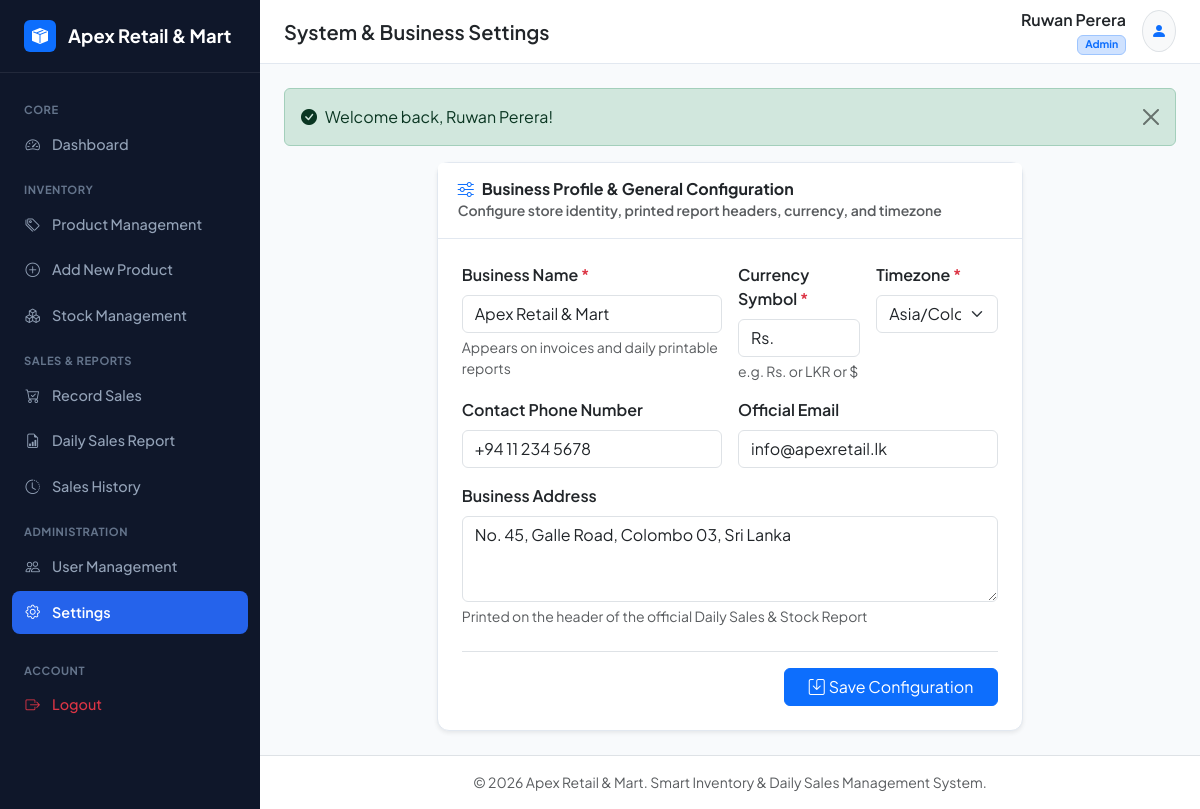
Page /xampp-package/settings.php (signed in) on the committed database.
### tables this page shows
CREATE TABLE `settings` (
  `id` INT UNSIGNED AUTO_INCREMENT PRIMARY KEY,
  `business_name` VARCHAR(150) NOT NULL DEFAULT 'Apex Retail & Mart',
  `currency` VARCHAR(20) NOT NULL DEFAULT 'Rs.',
  `timezone` VARCHAR(50) NOT NULL DEFAULT 'Asia/Colombo',
  `business_address` TEXT DEFAULT 'No. 45, Galle Road, Colombo 03, Sri Lanka',
  `contact_number` VARCHAR(50) DEFAULT '+94 11 234 5678',
  `email` VARCHAR(100) DEFAULT 'info@apexretail.lk',
  `updated_at` TIMESTAMP DEFAULT CURRENT_TIMESTAMP ON UPDATE CURRENT_TIMESTAMP
);

### xampp-package/config/database.php (called while the page is built, shortened)
<?php
try {
    $dsn = "mysql:host=" . DB_HOST . ";dbname=" . DB_NAME . ";charset=" . DB_CHARSET;
    $options = [
        PDO::ATTR_ERRMODE            => PDO::ERRMODE_EXCEPTION,
        PDO::ATTR_DEFAULT_FETCH_MODE => PDO::FETCH_ASSOC,
        PDO::ATTR_EMULATE_PREPARES   => false,
    ];
    $pdo = new PDO($dsn, DB_USER, DB_PASS, $options);
} catch (PDOException $e) {
    die("Database Connection Error: Could not connect to the database. " . $e->getMessage());
}
try {
    $stmt = $pdo->query("SELECT * FROM settings WHERE id = 1 LIMIT 1");
    $app_settings = $stmt->fetch();
} catch (Exception $e) {
    date_default_timezone_set('Asia/Colombo');
    $app_settings = [
        'business_name' => 'Apex Retail & Mart',
        'currency' => 'Rs.',
        'timezone' => 'Asia/Colombo',
        'business_address' => 'Colombo, Sri Lanka',
        'contact_number' => '+94 11 234 5678',
        'email' => 'info@apexretail.lk'
    ];
}
?>

### xampp-package/settings.php (the view, shortened to what this page needs)
<?php
require_once __DIR__ . '/includes/header.php';
$stmt = $pdo->query("SELECT * FROM settings WHERE id = 1 LIMIT 1");
$current_settings = $stmt->fetch() ?: $app_settings;
?>
<div class="row justify-content-center">
  <div class="col-12 col-lg-8">
    <div class="card shadow-sm">
      <div class="card-header bg-white py-3">
        <h6 class="mb-0 fw-bold"><i class="bi bi-sliders text-primary me-2"></i>Business Profile &amp; General Configuration</h6>
        <span class="text-muted small">Configure store identity, printed report headers, currency, and timezone</span>
      </div>
      <div class="card-body p-4">
        <form method="POST" action="settings.php">
          <div class="row g-3">
            <div class="col-12 col-md-6">
              <label class="form-label fw-semibold">Business Name <span class="text-danger">*</span></label>
              <input type="text" name="business_name" class="form-control" required value="<?= e($current_settings['business_name']) ?>">
              <div class="form-text">Appears on invoices and daily printable reports</div>
            </div>
            <div class="col-12 col-md-3">
              <label class="form-label fw-semibold">Currency Symbol <span class="text-danger">*</span></label>
              <input type="text" name="currency" class="form-control" required value="<?= e($current_settings['currency']) ?>">
              <div class="form-text">e.g. Rs. or LKR or $</div>
            </div>
            <div class="col-12 col-md-3">
              <label class="form-label fw-semibold">Timezone <span class="text-danger">*</span></label>
              <select name="timezone" class="form-select">
                <option value="Asia/Colombo" <?= ($current_settings['timezone'] === 'Asia/Colombo') ? 'selected' : '' ?>>Asia/Colombo (Sri Lanka)</option>
              </select>
            </div>
            <div class="col-12 col-md-6">
              <label class="form-label fw-semibold">Contact Phone Number</label>
              <input type="text" name="contact_number" class="form-control" value="<?= e($current_settings['contact_number']) ?>">
            </div>
            <div class="col-12 col-md-6">
              <label class="form-label fw-semibold">Official Email</label>
              <input type="email" name="email" class="form-control" value="<?= e($current_settings['email']) ?>">
            </div>
            <div class="col-12">
              <label class="form-label fw-semibold">Business Address</label>
              <textarea name="business_address" class="form-control" rows="3"><?= e($current_settings['business_address']) ?></textarea>
              <div class="form-text">Printed on the header of the official Daily Sales &amp; Stock Report</div>
            </div>
          </div>
          <div class="d-flex justify-content-end gap-2 mt-4 pt-3 border-top">
            <button type="submit" class="btn btn-primary px-4">
              <i class="bi bi-save me-1"></i>Save Configuration
            </button>
          </div>
        </form>
      </div>
    </div>
  </div>
</div>
<?php require_once __DIR__ . '/includes/footer.php'; ?>

### xampp-package/includes/sidebar.php
<?php
$current_page = basename($_SERVER['PHP_SELF']);
$is_admin = ($_SESSION['user_role'] ?? 'staff') === 'admin';
?>
<aside class="sidebar no-print">
  <a href="dashboard.php" class="sidebar-brand">
    <div class="bg-primary text-white rounded p-1 d-flex align-items-center justify-content-center" style="width: 32px; height: 32px;">
      <i class="bi bi-box-seam-fill fs-6"></i>
    </div>
    <span><?= e($app_settings['business_name'] ?? 'Apex Retail') ?></span>
  </a>
  <div class="sidebar-nav">
    <div class="sidebar-heading">Core</div>
    <a href="dashboard.php" class="nav-link <?= ($current_page === 'dashboard.php') ? 'active' : '' ?>">
      <i class="bi bi-speedometer2"></i>
      <span>Dashboard</span>
    </a>
    <div class="sidebar-heading">Inventory</div>
    <a href="products.php" class="nav-link <?= ($current_page === 'products.php') ? 'active' : '' ?>">
      <i class="bi bi-tags"></i>
      <span>Product Management</span>
    </a>
    <a href="product_add.php" class="nav-link <?= ($current_page === 'product_add.php') ? 'active' : '' ?>">
      <i class="bi bi-plus-circle"></i>
      <span>Add New Product</span>
    </a>
    <a href="stock.php" class="nav-link <?= ($current_page === 'stock.php') ? 'active' : '' ?>">
      <i class="bi bi-boxes"></i>
      <span>Stock Management</span>
    </a>
    <div class="sidebar-heading">Sales & Reports</div>
    <a href="sales.php" class="nav-link <?= ($current_page === 'sales.php') ? 'active' : '' ?>">
      <i class="bi bi-cart-check"></i>
      <span>Record Sales</span>
    </a>
    <a href="report.php" class="nav-link <?= ($current_page === 'report.php' || $current_page === 'print_report.php') ? 'active' : '' ?>">
      <i class="bi bi-file-earmark-bar-graph"></i>
      <span>Daily Sales Report</span>
    </a>
    <a href="sales_history.php" class="nav-link <?= ($current_page === 'sales_history.php') ? 'active' : '' ?>">
      <i class="bi bi-clock-history"></i>
      <span>Sales History</span>
    </a>
    <?php if ($is_admin): ?>
      <div class="sidebar-heading">Administration</div>
      <a href="users.php" class="nav-link <?= ($current_page === 'users.php') ? 'active' : '' ?>">
        <i class="bi bi-people"></i>
        <span>User Management</span>
      </a>
      <a href="settings.php" class="nav-link <?= ($current_page === 'settings.php') ? 'active' : '' ?>">
        <i class="bi bi-gear"></i>
        <span>Settings</span>
      </a>
    <?php endif; ?>
    <div class="sidebar-heading mt-3">Account</div>
    <a href="logout.php" class="nav-link text-danger">
      <i class="bi bi-box-arrow-right"></i>
      <span>Logout</span>
    </a>
  </div>
</aside>

### xampp-package/includes/footer.php (shortened to what this page needs)
    </div>
    <footer class="bg-white border-top py-3 px-4 text-muted small text-center no-print">
      &copy; <?= date('Y') ?> <?= e($app_settings['business_name'] ?? 'Apex Retail') ?>. Smart Inventory & Daily Sales Management System.
    </footer>
  </div>
</div>
</body>
</html>

### xampp-package/assets/css/style.css (style rules this page uses)
:root { --primary-color: #2563eb; --primary-hover: #1d4ed8; --sidebar-bg: #0f172a; --sidebar-hover: #1e293b; --sidebar-text: #94a3b8; --sidebar-active-text: #ffffff; --body-bg: #f8fafc; --card-bg: #ffffff; --border-color: #e2e8f0; --text-main: #0f172a; --text-muted: #64748b; --success: #16a34a; --warning: #f59e0b; --danger: #dc2626; }
body { font-family: 'Plus Jakarta Sans', system-ui, -apple-system, sans-serif; background-color: var(--body-bg); color: var(--text-main); min-height: 100vh; }
.sidebar { width: 260px; background-color: var(--sidebar-bg); color: #fff; flex-shrink: 0; display: flex; flex-direction: column; transition: all 0.3s ease; z-index: 1000; }
.sidebar-brand { padding: 1.25rem 1.5rem; border-bottom: 1px solid rgba(255, 255, 255, 0.08); display: flex; align-items: center; gap: 0.75rem; font-weight: 700; font-size: 1.15rem; color: #fff; text-decoration: none; }
.sidebar-nav { padding: 1rem 0.75rem; flex-grow: 1; overflow-y: auto; }
.sidebar-heading { font-size: 0.7rem; text-transform: uppercase; letter-spacing: 0.05em; color: #64748b; padding: 0.75rem 0.75rem 0.35rem; font-weight: 700; }
.nav-link { display: flex; align-items: center; gap: 0.75rem; padding: 0.65rem 0.85rem; color: var(--sidebar-text); border-radius: 8px; font-weight: 500; font-size: 0.9rem; margin-bottom: 0.2rem; transition: all 0.2s; text-decoration: none; }
.nav-link.active { background-color: var(--primary-color); color: #fff; font-weight: 600; }
.card { border: 1px solid var(--border-color); border-radius: 12px; box-shadow: 0 1px 3px rgba(0,0,0,0.04); background-color: #fff; }
.card-header { background-color: transparent; border-bottom: 1px solid var(--border-color); padding: 1rem 1.25rem; font-weight: 600; }

### rows in the picture
settings: business_name "Apex Retail & Mart", currency "Rs.", timezone "Asia/Colombo (Sri Lanka)", contact_number "+94 11 234 5678", email "info@apexretail.lk", business_address "No. 45, Galle Road, Colombo 03, Sri Lanka"

### other values in the picture
$page_title "System & Business Settings"
$_SESSION['user_name'] "Ruwan Perera"
$_SESSION['user_role'] "Admin"
$_SESSION['flash_success'] "Welcome back, Ruwan Perera!"
